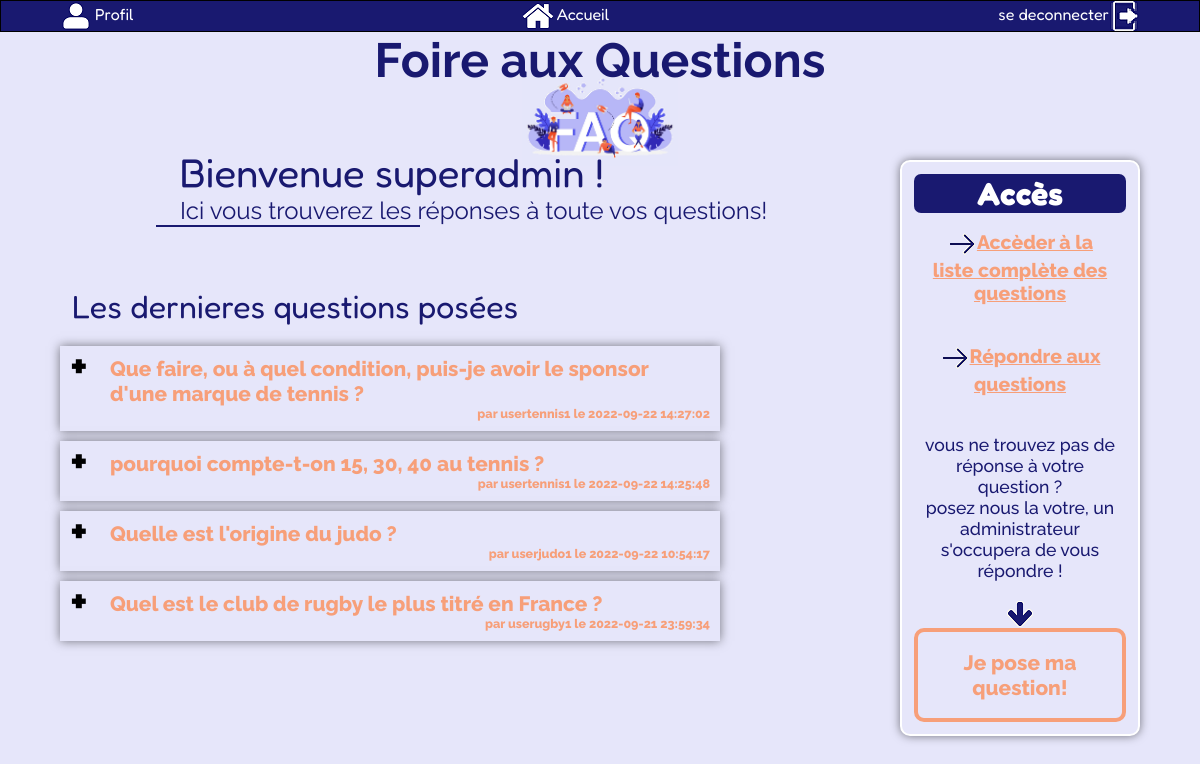
The page /PHP/FAQ_accueil.php (signed in) on the database its author committed.
### tables this page shows
CREATE TABLE `faq` (
  `idfaq` int(11) NOT NULL,
  `question` varchar(300) NOT NULL,
  `datequestion` datetime NOT NULL DEFAULT current_timestamp(),
  `reponse` varchar(300) NOT NULL,
  `datereponse` datetime DEFAULT NULL,
  `idutilisateur` int(11) NOT NULL
);

CREATE TABLE `utilisateur` (
  `idutilisateur` int(11) NOT NULL,
  `pseudo` varchar(50) NOT NULL,
  `mdp` varchar(60) NOT NULL,
  `mail` varchar(50) NOT NULL,
  `idtype` int(11) NOT NULL,
  `idligue` int(11) NOT NULL
);

### fonctions/check.php (called while the page is built, shortened)
<?php
if (isset($_SESSION['id'])) {
    $pseudo = $_SESSION['pseudo'];
    $type = $_SESSION['type'];
}
else{
    header('Location: connexion.php');
}
?>

### PHP/FAQ_accueil.php (the view, shortened to what this page needs)
<?php
include "../fonctions/check.php";
$dbh = db_connect();
if ($type != 3) {
    $sql = 'select question, datequestion, pseudo, idfaq, reponse
from faq f, utilisateur u
WHERE f.idutilisateur = u.idutilisateur
and idligue = :ligue
and reponse != ""
order by datequestion DESC
limit 4';
    $params = array(
        ":ligue" => $ligue,
    );
    try {
        $sth = $dbh->prepare($sql);
        $sth->execute($params);
        $rows = $sth->fetchAll(PDO::FETCH_ASSOC);
    } catch (PDOException $e) {
        die("<p>Erreur lors de la requête SQL : " . $e->getMessage() . "</p>");
    }
} else {
    $sql = 'select question, datequestion, pseudo, idfaq, reponse
    from faq f, utilisateur u
    WHERE f.idutilisateur = u.idutilisateur
    and reponse != ""
    order by datequestion DESC
    limit 4';
    try {
        $sth = $dbh->prepare($sql);
        $sth->execute();
        $rows = $sth->fetchAll(PDO::FETCH_ASSOC);
    } catch (PDOException $e) {
        die("<p>Erreur lors de la requête SQL : " . $e->getMessage() . "</p>");
    }
}
?>
<!DOCTYPE html>
<html lang="fr">
<head>
    <link rel="stylesheet" href="../CSS/FAQ_accueil.css">
</head>
<body>
    <nav class="navbar">
        <div class="nav_container">
            <ul class="nav_ul">
                <li class="nav_list left"><a href="historique.php"><img class="nav_icon" src="..\IMG\user.png" alt="Profil">
                        Profil </a></li>
                <li class="nav_list mid"><a href="FAQ_accueil.php"><img class="nav_icon" src="..\IMG\home.png" alt="Accueil">
                        Accueil</a></li>
                <li class="nav_list right"><a href="deconnexion.php">se deconnecter<img class="nav_icon" src="..\IMG\logout.png" alt="logout"></a></li>
            </ul>
        </div>
    </nav>
    <h1>Foire aux Questions</h1>
    <div class="menu">
        <p class="menu_header">Accès</p>
        <p class="elem_menu fullist"><a href="list.php"><img src="..\IMG\arrowright.png">Accèder à la liste complète des questions</a></p><br><br>
        <?php if ($type == 2 | $type == 3) {
            echo '<p class="elem_menu fullist"><a href="admin.php"><img src="..\IMG\arrowright.png">Répondre aux questions</a></p><br><br>';
        } ?>
        <p class="elem_menu textbutton">vous ne trouvez pas de réponse à votre question ? <br> posez nous la votre, un
            administrateur s'occupera de vous
            répondre !</p>
        <br>
        <img src="../IMG/arrowdown.png">
        <br>
        <div class="button_slide slide_right"><a href="add.php" class="add_button">Je pose ma question!</a></div>
    </div>
    <div class="presentation_container">
        <p class="welcome">Bienvenue <?php echo $pseudo ?> !</p>
        <p class="welcome_accroche">Ici vous trouverez les réponses à toute vos questions!</p>
        <hr>
    </div>
    <div class='legende'>
        Les dernieres questions posées
    </div>
    <br>
    <div class="content">
        <?php foreach ($rows as $row) {
            echo '<div>';
            echo '<div class="plus">+</div>
<label for="' . $row["idfaq"] . '" class="question">' .
                $row["question"];
            echo '<div class="info"> par ' . $row["pseudo"] . ' le ' . $row["datequestion"] . '</div>
</label>
<div class="reponses">
' . $row["reponse"] . '
</div>
</div>';
        }
        ?>
    </div>
</body>
</html>

### CSS/FAQ_accueil.css (style rules this page uses)
body { background-color: lavender; font-family: 'Fredoka'; font-weight: 400; height: 100vh; background: lavender no-repeat url(../IMG/faq2.jpg); background-position: top 10% right 50%; background-size: 13%; }
h1 { text-align: center; color: midnightblue; font-family: 'Raleway'; font-size: 36pt; }
nav a { text-decoration: none; color: white; }
.nav_list { display: inline; color: white; }
.nav_ul { text-align: center; }
.nav_container { border: solid 1px; width: 100%; background-color: midnightblue; position: sticky; }
.nav_icon { vertical-align: middle; }
.left { float: left; margin-left: 5%; }
.right { float: right; margin-right: 5%; }
.menu { border: solid 2px white; border-radius: 10px; width: 20%; float: right; margin-right: 5%; text-align: center; box-shadow: 0 0 10px rgba(0, 0, 0, 0.5); background-color: lavender; padding: 1vw; position: relative; top: 9vh; font-family: 'Raleway'; font-weight: 800; }
.elem_menu, .elem_menu a { width: 90%; margin: 0 auto; background-color: lavender; color: #F79F79; font-size: 1.1em; }
.textbutton { color: midnightblue; font-weight: 500; }
.button_slide { color: #FFF; border: 4px solid rgb(247, 159, 121); border-radius: 10px; padding: 18px 36px; display: inline-block; cursor: pointer; box-shadow: inset 0 0 0 0 white; transition: ease-out 0.4s; background-color: lavender; }
.add_button { text-decoration: none; color: rgb(247, 159, 121); font-weight: 800; font-size: 1.3em; }
.menu_header { background-color: midnightblue; color: white; width: 100%; text-align: center; font-family: 'Fredoka'; font-size: 2em; border-radius: 7px; margin-bottom: 2vh; }
.menu img { vertical-align: middle; }
.content { width: 60%; padding: 20px; margin-left: 5%; padding: 0 60px 0 0; font-size: 1.3em; font-family: 'Raleway'; font-weight: 800; }
.question { position: relative; background: lavender; color: rgb(247, 159, 121); margin: 0; padding: 10px 10px 10px 50px; display: block; width: 100%; cursor: pointer; box-shadow: 0 0 10px rgba(0, 0, 0, 0.5); }
.plus { position: absolute; margin-left: 10px; z-index: 5; font-size: 2em; line-height: 100%; user-select: none; transition: .3s ease; }
.info { text-align: right; font-size: 0.6em; }
.legende { font-family: 'Fredoka'; color: midnightblue; text-align: left; font-size: 2em; font-weight: 400; margin-left: 6%; }
.presentation_container { margin-top: 5%; margin-bottom: 5%; color: midnightblue; }
.welcome { font-size: 30pt; margin-left: 15%; }
.welcome_accroche { font-size: x-large; margin-left: 15%; font-family: 'Raleway'; }
hr { border: solid 1px midnightblue; width: 22%; margin-left: 13%; }

### rows shown on the page
faq: question "Que faire, ou à quel condition, puis-je avoir le sponsor d'une marque de tennis ?", idutilisateur.pseudo "usertennis1", datequestion "2022-09-22 14:27:02"
faq: question "pourquoi compte-t-on 15, 30, 40 au tennis ?", idutilisateur.pseudo "usertennis1", datequestion "2022-09-22 14:25:48"
faq: question "Quelle est l'origine du judo ?", idutilisateur.pseudo "userjudo1", datequestion "2022-09-22 10:54:17"
faq: question "Quel est le club de rugby le plus titré en France ?", idutilisateur.pseudo "userugby1", datequestion "2022-09-21 23:59:34"

### other values the page prints
$pseudo "superadmin"
